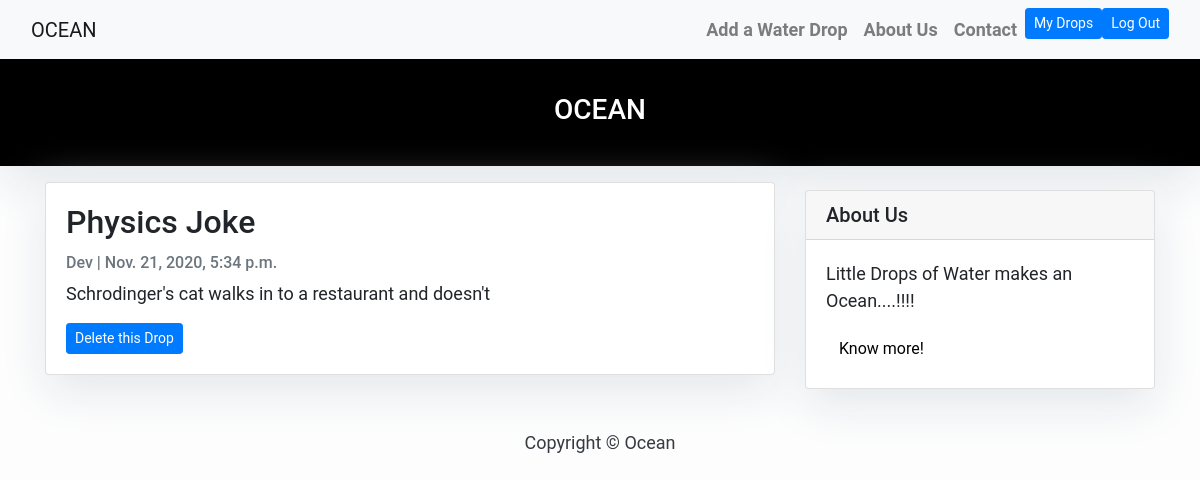
Screenshot of /Home/MyDrops/ (signed in) with the database file from the repository.
### oceanapp/models.py (models this page shows, shortened)
class oceanappmodel(models.Model):
    title = models.CharField(max_length=200, unique=True)
    location = models.SlugField(max_length=200, unique=True)
    author = models.ForeignKey(User, on_delete= models.CASCADE,related_name='ocean_drops')
    caption = models.CharField(max_length=200, unique=True)
    created_on = models.DateTimeField(auto_now_add=True)
    class Meta:
        ordering = ['-created_on']

### oceanapp/views.py (the view)
# urls.py: path('MyDrops/', views.MyPosts, name='MyDrops'),
def MyPosts(request):
    if request.method == "POST":
            conn = sqlite3.connect('db.sqlite3')
            c = conn.cursor()
            title = request.POST.get('deletedrop','')
            c.execute("DELETE FROM oceanapp_oceanappmodel WHERE title=?", (title,))
            conn.commit()
            conn.close()
            return redirect('/Home/')
    else:
            curr_user = request.user
            author_id = curr_user.id
            querypost = oceanappmodel.objects.filter(author_id = author_id).order_by('-created_on')
            context = {'querypost': querypost}
            return render(request, "mypost.html", context)

### templates/mypost.html (shortened to what this page needs)
{% extends "base.html" %}
{% block content %}
<header class="masthead">
    <div class="container">
        <div class="row">
            <div class=" col-md-8 col-md-10 mx-auto">
                <div class="site-heading">
                    <center><h3 class=" site-heading my-4 mt-3 text-white"> OCEAN  </h3></center>
                </div>
            </div>
        </div>
    </div>
</header>
<div class="container">
    <div class="row">
        <div class="col-md-8 mt-3 left">
            {% for drop in querypost %}
                <div class="card mb-4">
                    <div class="card-body">
                        <h2 class="card-title">{{ drop.title }}</h2>
                        <p class="card-text text-muted h6">{{ drop.author }} | {{ drop.created_on}} </p>
                        <p class="card-text">{{drop.caption|slice:":200" }}</p>
                        <form action="{% url 'MyDrops' %}" method="post">
                            <button class="btn btn-primary btn-sm" type="submit" value="{{ drop.title }}" name="deletedrop">Delete this Drop</button>
                        </form>
                    </div>
                </div>
            {% endfor %}
    </div>
    {% block sidebar %} {% include 'sidebar.html' %} {% endblock sidebar %}
</div>
{%endblock%}

### templates/base.html (style rules this page uses)
body { font-family: "Roboto", sans-serif; font-size: 17px; background-color: #fdfdfd; }
.masthead { background: #000000; height: auto; padding-bottom: 15px; box-shadow: 0 16px 48px #E3E7EB; padding-top: 10px; }

### templates/mypost.html (style rules this page uses)
body { font-family: "Roboto", sans-serif; font-size: 18px; background-color: #fdfdfd; }
.card { box-shadow: 0 16px 48px #E3E7EB; }

### templates/sidebar.html (style rules this page uses)
.card { box-shadow: 0 16px 48px #E3E7EB; }

### rows the page displays
oceanappmodel: title "Physics Joke", author "Dev", created_on "Nov. 21, 2020, 5:34 p.m.", caption "Schrodinger's cat walks in to a restaurant and doesn't"
